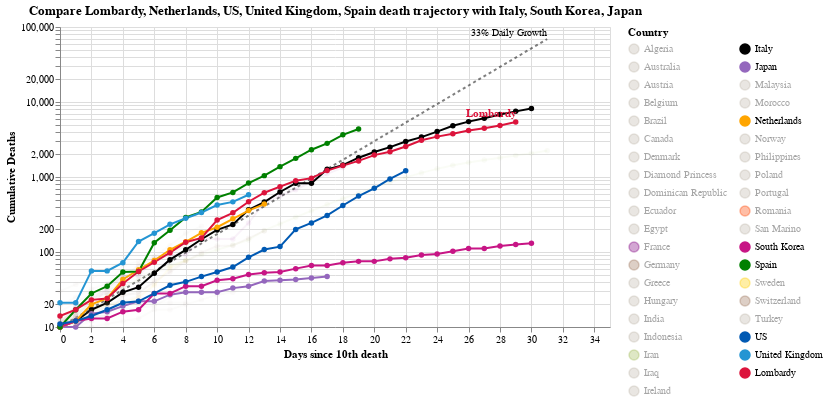

Notebook cell for this chart:
### Code cell
#hide_input
chart2 = make_since_chart(['Lombardy', 'Netherlands', 'US', 'United Kingdom', 'Spain'])
chart2

### Figure 1 — Vega-Lite specification as saved in the notebook (floating-point values rounded to 4 significant figures; data arrays with more than 128 entries replaced by an {"elided": "..."} marker saying what was removed)
{"config": {"view": {"continuousWidth": 400, "continuousHeight": 300}}, "layer": [{"mark": {"type": "line", "color": "black", "opacity": 0.5, "strokeDash": [3, 3]}, "encoding": {"x": {"type": "quantitative", "field": "Days since 10th death"}, "y": {"type": "quantitative", "field": "Confirmed Cases"}}}, {"mark": {"type": "text", "align": "right", "dy": -6, "fontSize": 10, "text": "33% Daily Growth"}, "encoding": {"x": {"type": "quantitative", "field": "Days since 10th death"}, "y": {"type": "quantitative", "field": "Confirmed Cases"}}, "transform": [{"filter": "(datum['Days since 10th death'] >= 31)"}]}, {"data": {"name": "data-6aeb6ab06bbfc933184dd2b294930324"}, "mark": {"type": "line", "point": true}, "encoding": {"color": {"type": "nominal", "field": "Country", "legend": {"columns": 2, "symbolLimit": 100}, "scale": {"domain": ["Algeria", "Australia", "Austria", "Belgium", "Brazil", "Canada", "Denmark", "Diamond Princess", "Dominican Republic", "Ecuador", "Egypt", "France", "Germany", "Greece", "Hungary", "India", "Indonesia", "Iran", "Iraq", "Ireland", "Italy", "Japan", "Malaysia", "Morocco", "Netherlands", "Norway", "Philippines", "Poland", "Portugal", "Romania", "San Marino", "South Korea", "Spain", "Sweden", "Switzerland", "Turkey", "US", "United Kingdom", "Lombardy"], "range": ["#C1B7AD", "#C1B7AD", "#C1B7AD", "#C1B7AD", "#C1B7AD", "#C1B7AD", "#C1B7AD", "#C1B7AD", "#C1B7AD", "#C1B7AD", "#C1B7AD", "purple", "#9D755D", "#C1B7AD", "#C1B7AD", "#C1B7AD", "#C1B7AD", "#A1BA59", "#C1B7AD", "#C1B7AD", "black", "#9467bd", "#C1B7AD", "#C1B7AD", "orange", "#C1B7AD", "#C1B7AD", "#C1B7AD", "#C1B7AD", "#FF4500", "#C1B7AD", "#C71585", "green", "#FFCD00", "#9D755D", "#C1B7AD", "#0059B3", "#2495D3", "#DC143C"]}}, "opacity": {"condition": {"value": 1, "selection": "selector003"}, "value": 0.05}, "tooltip": [{"type": "nominal", "field": "Country"}, {"type": "temporal", "field": "Date"}, {"type": "quantitative", "field": "Confirmed Cases"}, {"type": "quantitative", "field": "Days since 10th death"}], "x": {"type": "quantitative", "field": "Days since 10th death"}, "y": {"type": "quantitative", "axis": {"title": "Cumulative Deaths"}, "field": "Confirmed Cases", "scale": {"type": "log"}}}, "selection": {"selector003": {"type": "multi", "fields": ["Country"], "bind": "legend", "init": [{"Country": "Lombardy"}, {"Country": "Netherlands"}, {"Country": "US"}, {"Country": "United Kingdom"}, {"Country": "Spain"}, {"Country": "Italy"}, {"Country": "South Korea"}, {"Country": "Japan"}]}}, "width": 550}, {"data": {"name": "data-6aeb6ab06bbfc933184dd2b294930324"}, "mark": {"type": "text", "align": "right", "dy": -8, "fontWeight": "bold"}, "encoding": {"color": {"type": "nominal", "field": "Country", "legend": {"columns": 2, "symbolLimit": 100}, "scale": {"domain": ["Algeria", "Australia", "Austria", "Belgium", "Brazil", "Canada", "Denmark", "Diamond Princess", "Dominican Republic", "Ecuador", "Egypt", "France", "Germany", "Greece", "Hungary", "India", "Indonesia", "Iran", "Iraq", "Ireland", "Italy", "Japan", "Malaysia", "Morocco", "Netherlands", "Norway", "Philippines", "Poland", "Portugal", "Romania", "San Marino", "South Korea", "Spain", "Sweden", "Switzerland", "Turkey", "US", "United Kingdom", "Lombardy"], "range": ["#C1B7AD", "#C1B7AD", "#C1B7AD", "#C1B7AD", "#C1B7AD", "#C1B7AD", "#C1B7AD", "#C1B7AD", "#C1B7AD", "#C1B7AD", "#C1B7AD", "purple", "#9D755D", "#C1B7AD", "#C1B7AD", "#C1B7AD", "#C1B7AD", "#A1BA59", "#C1B7AD", "#C1B7AD", "black", "#9467bd", "#C1B7AD", "#C1B7AD", "orange", "#C1B7AD", "#C1B7AD", "#C1B7AD", "#C1B7AD", "#FF4500", "#C1B7AD", "#C71585", "green", "#FFCD00", "#9D755D", "#C1B7AD", "#0059B3", "#2495D3", "#DC143C"]}}, "opacity": {"condition": {"value": 1, "selection": "selector003"}, "value": 0.05}, "text": {"type": "nominal", "field": "Country"}, "tooltip": [{"type": "nominal", "field": "Country"}, {"type": "temporal", "field": "Date"}, {"type": "quantitative", "field": "Confirmed Cases"}, {"type": "quantitative", "field": "Days since 10th death"}], "x": {"type": "quantitative", "field": "Days since 10th death"}, "y": {"type": "quantitative", "axis": {"title": "Cumulative Deaths"}, "field": "Confirmed Cases", "scale": {"type": "log"}}}, "transform": [{"filter": "(datum['Date'] >= 1585267200000)"}], "width": 550}], "data": {"name": "data-4522454e0bdd668e22e8700eaabcc706"}, "title": "Compare Lombardy, Netherlands, US, United Kingdom, Spain death trajectory with Italy, South Korea, Japan", "$schema": "https://vega.github.io/schema/vega-lite/v4.0.2.json", "datasets": {"data-4522454e0bdd668e22e8700eaabcc706": [{"Days since 10th death": 0, "Confirmed Cases": 10.0}, {"Days since 10th death": 1, "Confirmed Cases": 13.3}, {"Days since 10th death": 2, "Confirmed Cases": 17.69}, {"Days since 10th death": 3, "Confirmed Cases": 23.53}, {"Days since 10th death": 4, "Confirmed Cases": 31.29}, {"Days since 10th death": 5, "Confirmed Cases": 41.62}, {"Days since 10th death": 6, "Confirmed Cases": 55.35}, {"Days since 10th death": 7, "Confirmed Cases": 73.61}, {"Days since 10th death": 8, "Confirmed Cases": 97.91}, {"Days since 10th death": 9, "Confirmed Cases": 130.2}, {"Days since 10th death": 10, "Confirmed Cases": 173.2}, {"Days since 10th death": 11, "Confirmed Cases": 230.3}, {"Days since 10th death": 12, "Confirmed Cases": 306.4}, {"Days since 10th death": 13, "Confirmed Cases": 407.4}, {"Days since 10th death": 14, "Confirmed Cases": 541.9}, {"Days since 10th death": 15, "Confirmed Cases": 720.7}, {"Days since 10th death": 16, "Confirmed Cases": 958.6}, {"Days since 10th death": 17, "Confirmed Cases": 1275.0}, {"Days since 10th death": 18, "Confirmed Cases": 1696.0}, {"Days since 10th death": 19, "Confirmed Cases": 2255.0}, {"Days since 10th death": 20, "Confirmed Cases": 2999.0}, {"Days since 10th death": 21, "Confirmed Cases": 3989.0}, {"Days since 10th death": 22, "Confirmed Cases": 5306.0}, {"Days since 10th death": 23, "Confirmed Cases": 7056.0}, {"Days since 10th death": 24, "Confirmed Cases": 9385.0}, {"Days since 10th death": 25, "Confirmed Cases": 12480.0}, {"Days since 10th death": 26, "Confirmed Cases": 16600.0}, {"Days since 10th death": 27, "Confirmed Cases": 22080.0}, {"Days since 10th death": 28, "Confirmed Cases": 29370.0}, {"Days since 10th death": 29, "Confirmed Cases": 39060.0}, {"Days since 10th death": 30, "Confirmed Cases": 51950.0}, {"Days since 10th death": 31, "Confirmed Cases": 69090.0}], "data-6aeb6ab06bbfc933184dd2b294930324": {"elided": "409 records"}}}
